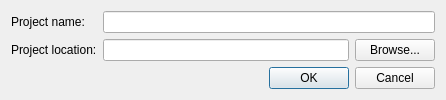
<?xml version="1.0" encoding="UTF-8"?>
<ui version="4.0">
 <class>NewProject</class>
 <widget class="QDialog" name="NewProject">
  <property name="geometry">
   <rect>
    <x>0</x>
    <y>0</y>
    <width>446</width>
    <height>100</height>
   </rect>
  </property>
  <property name="windowTitle">
   <string>New Project</string>
  </property>
  <layout class="QVBoxLayout" name="verticalLayout">
   <item>
    <layout class="QGridLayout" name="gridLayout">
     <item row="0" column="0">
      <widget class="QLabel" name="label">
       <property name="text">
        <string>Project name:</string>
       </property>
      </widget>
     </item>
     <item row="0" column="1">
      <widget class="QLineEdit" name="lineEditName"/>
     </item>
     <item row="1" column="1">
      <layout class="QHBoxLayout" name="horizontalLayout">
       <item>
        <widget class="QLineEdit" name="lineEditLocation"/>
       </item>
       <item>
        <widget class="QPushButton" name="pushButtonBrowse">
         <property name="text">
          <string>Browse...</string>
         </property>
        </widget>
       </item>
      </layout>
     </item>
     <item row="1" column="0">
      <widget class="QLabel" name="label_2">
       <property name="text">
        <string>Project location:</string>
       </property>
      </widget>
     </item>
    </layout>
   </item>
   <item>
    <widget class="QDialogButtonBox" name="buttonBox">
     <property name="orientation">
      <enum>Qt::Horizontal</enum>
     </property>
     <property name="standardButtons">
      <set>QDialogButtonBox::Cancel|QDialogButtonBox::Ok</set>
     </property>
    </widget>
   </item>
  </layout>
 </widget>
 <resources/>
 <connections>
  <connection>
   <sender>buttonBox</sender>
   <signal>accepted()</signal>
   <receiver>NewProject</receiver>
   <slot>accept()</slot>
   <hints>
    <hint type="sourcelabel">
     <x>248</x>
     <y>254</y>
    </hint>
    <hint type="destinationlabel">
     <x>157</x>
     <y>274</y>
    </hint>
   </hints>
  </connection>
  <connection>
   <sender>buttonBox</sender>
   <signal>rejected()</signal>
   <receiver>NewProject</receiver>
   <slot>reject()</slot>
   <hints>
    <hint type="sourcelabel">
     <x>316</x>
     <y>260</y>
    </hint>
    <hint type="destinationlabel">
     <x>286</x>
     <y>274</y>
    </hint>
   </hints>
  </connection>
 </connections>
</ui>
